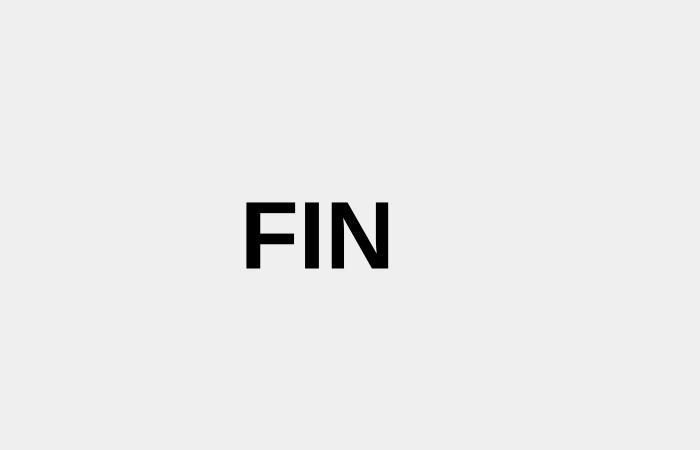
<?xml version="1.0" encoding="UTF-8"?>
<ui version="4.0">
 <class>Form</class>
 <widget class="QWidget" name="Form">
  <property name="geometry">
   <rect>
    <x>0</x>
    <y>0</y>
    <width>700</width>
    <height>450</height>
   </rect>
  </property>
  <property name="windowTitle">
   <string>Form</string>
  </property>
  <widget class="QLabel" name="label">
   <property name="geometry">
    <rect>
     <x>240</x>
     <y>160</y>
     <width>201</width>
     <height>151</height>
    </rect>
   </property>
   <property name="font">
    <font>
     <pointsize>72</pointsize>
     <weight>75</weight>
     <bold>true</bold>
    </font>
   </property>
   <property name="text">
    <string>FIN</string>
   </property>
  </widget>
 </widget>
 <resources/>
 <connections/>
</ui>
